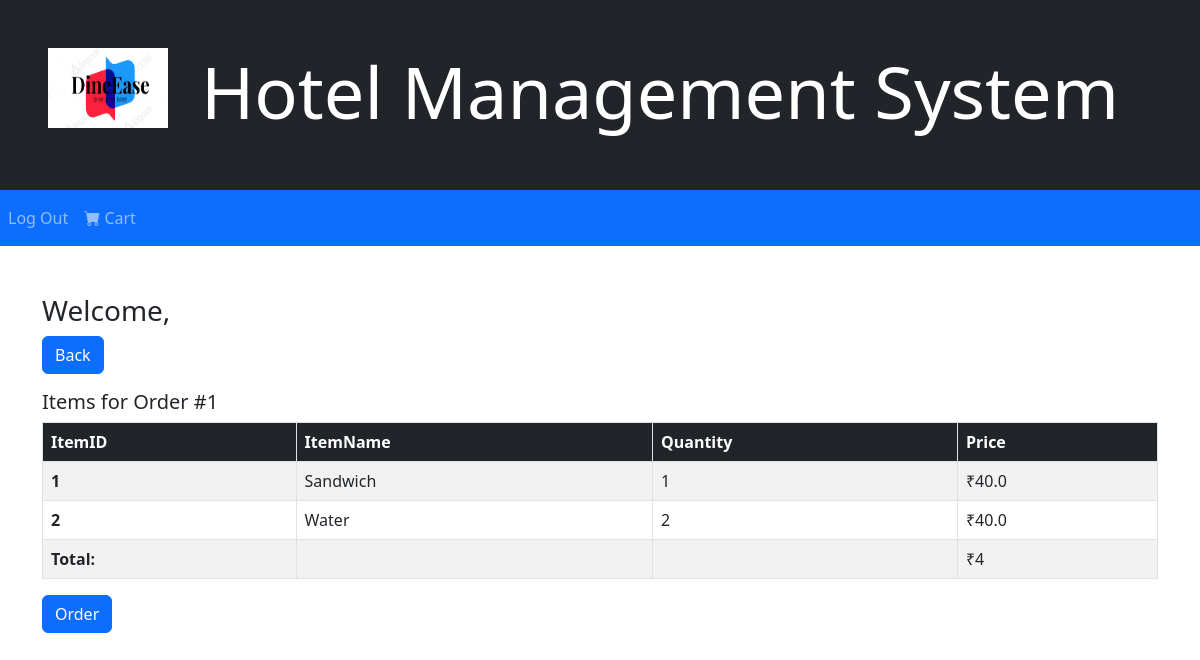
Page /orders/1 (signed in) on the committed database.
### tables this page shows
CREATE TABLE "OrderItems" (
	"OrderItemID"	INTEGER NOT NULL UNIQUE,
	"OrderID"	INTEGER,
	"ItemID"	INTEGER,
	"ItemQuantity"	INTEGER,
	FOREIGN KEY("ItemID") REFERENCES "Items"("itemID"),
	FOREIGN KEY("OrderID") REFERENCES "Orders"("OrderID"),
	PRIMARY KEY("OrderItemID" AUTOINCREMENT)
);

CREATE TABLE "Items" (
	"itemID"	INTEGER NOT NULL UNIQUE,
	"ItemName"	TEXT UNIQUE,
	"ItemDescription"	TEXT,
	"ItemPrice"	REAL,
	"Category"	TEXT,
	PRIMARY KEY("itemID" AUTOINCREMENT)
);

### prototype.py (the view)
@app.route("/orders/<OrderID>")
def vieworder(OrderID): #OrderID is passed through
    try: #fetches orderitems from the database
        orderitems = fetchQuery(f"SELECT OrderItems.ItemID, Items.ItemName, ItemQuantity, Items.ItemPrice FROM OrderItems INNER JOIN Items on items.ItemID = OrderItems.ItemID WHERE OrderID = {OrderID}")
        print(orderitems)
        orderlists = []
        count = 0
        for item in orderitems: #changes the price to the product of price and quantity, for total price for every item
            orderlist = list(orderitems[count]) #by converting the query result to a list so it can be changed
            orderlist[3] = orderlist[3]*orderlist[2]
            orderlists.append(orderlist)
            count +=1
        orderitems = tuple(orderlists) #converts back into a tuple
        print(orderitems)
        orderprice = fetchQuery(f"SELECT TotalPrice FROM Orders WHERE OrderID = {OrderID}") #fetches orderprice from database
    except:
        orderprice=0
        orderitems=0
        print("exception")
    return render_template("vieworder.html", orderprice=orderprice[0][0], orderitems=orderitems, username = session["login"]["username"], OrderID = OrderID)#renders the page with appropriate variables

### prototype.py (called while the page is built)
def fetchQuery(query):
    sqlite3.connect(db).row_factory = sqlite3.Row #sets up row factory
    cur=sqlite3.connect(db).cursor()
    cur.execute(query)
    result = cur.fetchall() # stores the query results
    return result

### templates/vieworder.html (shortened to what this page needs)
<html>
    <head>
        <link rel="stylesheet" href="../static/css/styles.css"/>
        <link rel="stylesheet" href="https://cdn.jsdelivr.net/npm/bootstrap-icons@1.5.0/font/bootstrap-icons.css">
        <link href="https://cdn.jsdelivr.net/npm/bootstrap@5.2.0/dist/css/bootstrap.min.css" rel="stylesheet">
    </head>
    <body>
        <div class="container-fluid bg-dark text-white text-left p-5 w-100">
            <img src="../static/images/logo.png" class="float-start" style="width:120px;height:80px">
            <h1 class="display-2" style="text-align: center;" >Hotel Management System</h1>
        </div>
        <nav class="navbar navbar-expand-sm bg-primary navbar-dark sticky-top">
            <ul class="navbar-nav nav">
              <li class="nav-item">
                    <a class="nav-link" href="/login">Log Out</a>
              </li>
            </ul>
            <ul class="navbar-nav nav mr-3 float-end">
              <li class="nav-item">
                <a class="nav-link" href="/retail/cart"><i class="bi bi-cart-fill"></i> Cart</a>
              </li>
            </ul>
        </nav>
        <div class="container my-5">
            <p class="h3">Welcome, {{ username }}</p>
            {% if username == "admin" %}
                <a href="/staff" class="btn btn-primary">Back</a>
            {% else %}
                <a href="/retail/options" class="btn btn-primary">Back</a>
            {% endif %}
            <p class="h3 lead w-10 mt-3">Items for Order #{{ OrderID }}</p>
            <table class="table table-striped table-bordered">
                <thead class="bg-dark text-white">
                    <tr>
                        <th scope="col">ItemID</th>
                        <th scope="col">ItemName</th>
                        <th scope="col">Quantity</th>
                        <th scope="col">Price</th>
                    </tr>
                </thead>
                <tbody>
                    {% for row in orderitems %}
                        <tr>
                            <th scope="row">{{ row[0] }}</th>
                            <td>{{ row[1] }}</td>
                            <td>{{ row[2] }}</td>
                            <td>₹{{ row[3] }}</td>
                        </tr>
                    {% endfor %}
                    <tr>
                        <th scope="row">Total:</th>
                        <td></td>
                        <td></td>
                        <td>₹{{ orderprice }}</td>
                    </tr>
                </tbody>
            </table>
            <button onclick="reorder({{ OrderID }})" class="btn btn-primary">Order</button>
        </div>
    </body>
</html>

### rows in the picture
OrderItems: ItemID "1", ItemName "Sandwich", ItemQuantity "1", ItemPrice "40.0"
OrderItems: ItemID "2", ItemName "Water", ItemQuantity "2", row "40.0"

### other values in the picture
{{ OrderID }} "1"
{{ orderprice }} "4"
